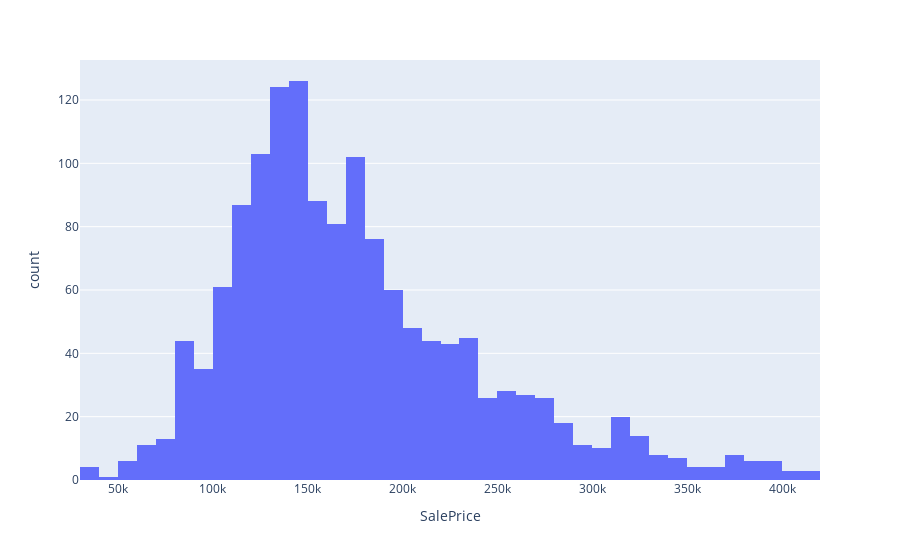

Notebook source saved alongside this figure:
### Code cell
from scipy import stats

# Calculate Z-values
train['SalePrice_z'] = np.abs(stats.zscore(train['SalePrice']))

# Filter out outliers
train = train[train['SalePrice_z'] <= 3]

# Remove houses listed for $0
train = train[train['SalePrice'] != 0]

# Drop the column
train = train.drop('SalePrice_z', axis=1)

# Draw a histogram
fig = px.histogram(train, x="SalePrice")
fig.show()

### Figure 1 — Plotly figure (JSON) as saved in the notebook; plotly's stock layout.template omitted (floating-point values rounded to 4 significant figures; data arrays with more than 128 entries replaced by an {"elided": "..."} marker saying what was removed)
{"data": [{"alignmentgroup": "True", "bingroup": "x", "hovertemplate": "SalePrice=%{x}<br>count=%{y}<extra></extra>", "legendgroup": "", "marker": {"color": "#636efa", "pattern": {"shape": ""}}, "name": "", "offsetgroup": "", "orientation": "v", "showlegend": false, "type": "histogram", "x": {"elided": "1431 int values"}, "xaxis": "x", "yaxis": "y"}], "layout": {"barmode": "relative", "legend": {"tracegroupgap": 0}, "margin": {"t": 60}, "xaxis": {"anchor": "y", "domain": [0, 1], "title": {"text": "SalePrice"}}, "yaxis": {"anchor": "x", "domain": [0, 1], "title": {"text": "count"}}}}
